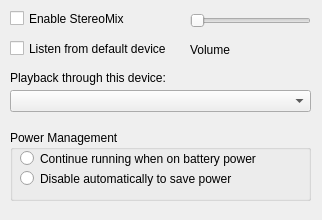
<?xml version="1.0" encoding="UTF-8"?>
<ui version="4.0">
 <class>Widget</class>
 <widget class="QWidget" name="Widget">
  <property name="geometry">
   <rect>
    <x>0</x>
    <y>0</y>
    <width>322</width>
    <height>220</height>
   </rect>
  </property>
  <property name="minimumSize">
   <size>
    <width>322</width>
    <height>220</height>
   </size>
  </property>
  <property name="maximumSize">
   <size>
    <width>322</width>
    <height>220</height>
   </size>
  </property>
  <property name="windowTitle">
   <string>DemoStereoMix</string>
  </property>
  <widget class="QCheckBox" name="ckbDeviceListen">
   <property name="geometry">
    <rect>
     <x>10</x>
     <y>40</y>
     <width>161</width>
     <height>17</height>
    </rect>
   </property>
   <property name="text">
    <string>Listen from default device</string>
   </property>
  </widget>
  <widget class="QCheckBox" name="ckbDeviceEnable">
   <property name="geometry">
    <rect>
     <x>10</x>
     <y>10</y>
     <width>141</width>
     <height>17</height>
    </rect>
   </property>
   <property name="text">
    <string>Enable StereoMix</string>
   </property>
   <property name="checked">
    <bool>false</bool>
   </property>
  </widget>
  <widget class="QGroupBox" name="grbPowerMgr">
   <property name="geometry">
    <rect>
     <x>10</x>
     <y>130</y>
     <width>301</width>
     <height>71</height>
    </rect>
   </property>
   <property name="title">
    <string>Power Management</string>
   </property>
   <widget class="QRadioButton" name="rbtnPowerMgrContinue">
    <property name="geometry">
     <rect>
      <x>10</x>
      <y>20</y>
      <width>271</width>
      <height>17</height>
     </rect>
    </property>
    <property name="text">
     <string>Continue running when on battery power</string>
    </property>
   </widget>
   <widget class="QRadioButton" name="rbtnPowerMgrDisable">
    <property name="geometry">
     <rect>
      <x>10</x>
      <y>40</y>
      <width>221</width>
      <height>17</height>
     </rect>
    </property>
    <property name="text">
     <string>Disable automatically to save power</string>
    </property>
   </widget>
  </widget>
  <widget class="QLabel" name="lbPlaybackDevice">
   <property name="geometry">
    <rect>
     <x>10</x>
     <y>70</y>
     <width>161</width>
     <height>16</height>
    </rect>
   </property>
   <property name="text">
    <string>Playback through this device:</string>
   </property>
  </widget>
  <widget class="QSlider" name="hsldDeviceVolume">
   <property name="geometry">
    <rect>
     <x>190</x>
     <y>10</y>
     <width>121</width>
     <height>22</height>
    </rect>
   </property>
   <property name="maximum">
    <number>100</number>
   </property>
   <property name="singleStep">
    <number>1</number>
   </property>
   <property name="value">
    <number>0</number>
   </property>
   <property name="orientation">
    <enum>Qt::Orientation::Horizontal</enum>
   </property>
  </widget>
  <widget class="QLabel" name="lbDeviceVolume">
   <property name="geometry">
    <rect>
     <x>190</x>
     <y>40</y>
     <width>121</width>
     <height>20</height>
    </rect>
   </property>
   <property name="text">
    <string>Volume</string>
   </property>
  </widget>
  <widget class="QComboBox" name="cmbPlaybackDevices">
   <property name="geometry">
    <rect>
     <x>10</x>
     <y>90</y>
     <width>301</width>
     <height>22</height>
    </rect>
   </property>
  </widget>
 </widget>
 <layoutdefault spacing="6" margin="11"/>
 <resources/>
 <connections/>
</ui>
